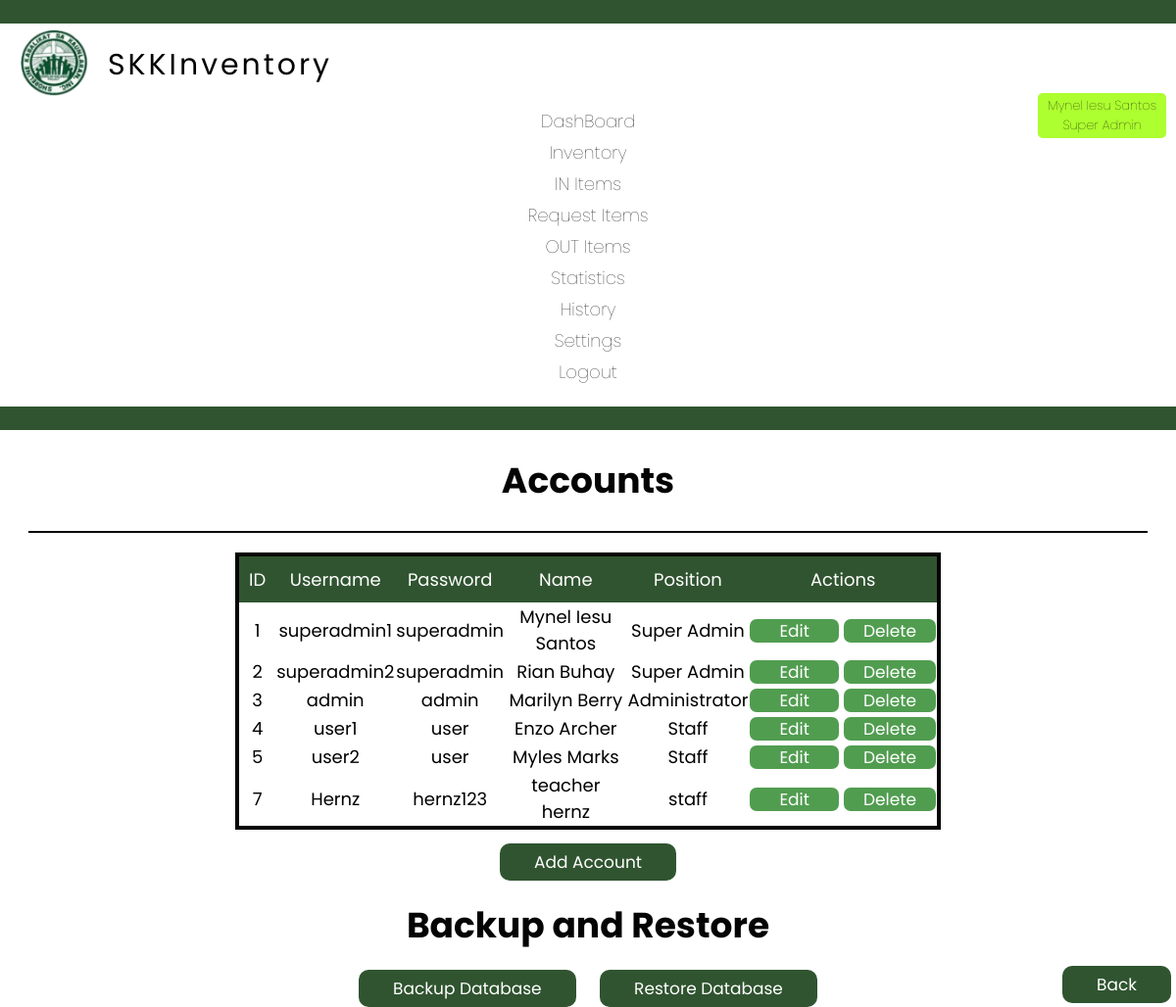
The page /settings.php (signed in) on the database its author committed.
### tables this page shows
CREATE TABLE `user` (
  `id` int(11) NOT NULL AUTO_INCREMENT,
  `username` varchar(30) NOT NULL,
  `hashedpassword` varchar(1000) NOT NULL,
  `password` varchar(1000) NOT NULL,
  `handler` varchar(50) NOT NULL,
  `position` varchar(50) NOT NULL,
  PRIMARY KEY (`id`)
);

### settings.php (the view, shortened to what this page needs)
<!DOCTYPE html>
<html lang="en">
<head>
    <link rel="stylesheet" type="text/css" href="css/user.css">
    <link rel="stylesheet" type="text/css" href="css/footer.css">
    <?php
    $username = $_SESSION['username'];
    if ($_SESSION['username']) {
        if ($username == 'superadmin1' || $username == 'superadmin2') {
            include 'header_superadmin.php';
        } else if ($username == 'admin') {
            include 'header_admin.php';
        } else {
            include 'header.php';
        }
    } else {
        header("Location: index.php");
    }
    ?>
</head>
<body>
    <h1 class="font dashboard">Accounts</h1>
    <hr class="dashhr">
    <?php
    include 'connect.php';
    try {
        $conn = new mysqli($servername, $username, $password, $dbname);
        $username = $_SESSION['username'];
        if ($_SESSION['username']) {
            if ($username == 'admin') {
                $sql_select = "SELECT id, username, password, handler, position FROM user LIMIT 4 OFFSET 2";
            } else {
                $sql_select = "SELECT id, username, password, handler, position FROM user";
            }
        }
        $result = $conn->query($sql_select);
        if ($result->num_rows > 0) {
            echo '<table border="1" width="100%">';
            echo '<tr><th>ID</th><th>Username</th><th>Password</th><th>Name</th><th>Position</th><th>Actions</th></tr>';
            while ($row = $result->fetch_assoc()) {
                echo '<tr>';
                echo '<td>' . $row["id"] . '</td>';
                echo '<td>' . $row["username"] . '</td>';
                echo '<td>' . $row["password"] . '</td>';
                echo '<td>' . $row["handler"] . '</td>';
                echo '<td>' . $row["position"] . '</td>';
                echo '<td><a style="text-decoration:none; margin-right:5px" class="button1" href="edituser.php?id=' . $row['id'] . '">Edit</a><a style="text-decoration:none" class="button" href="deleteuserconfirmation.php?id=' . $row['id'] . '">Delete</a></td>';
                echo '</tr>';
            }
            echo '</table>';
        } else {
            echo "0 results";
        }
    } catch (Exception $e) {
    }
    ?>
    <div class="add">
        <a style="text-decoration:none" href="adduser.php" class="back">Add Account</a>
    </div>
    <h1 class="font dashboard">Backup and Restore</h1>
    <div class="add">
        <a style="text-decoration:none; margin-right:20px;" href="backup.php" class="back">Backup Database</a>
        <a style="text-decoration:none" href="recover.php" class="back">Restore Database</a>
    </div>
    <div class="backpos">
        <footer>
            <a style="text-decoration:none" href="settings.php" class="back">Back</a>
        </footer>
</body>
</html>

### css/user.css (style rules this page uses)
table { margin-top: 20px; margin-left: auto; margin-right: auto; margin-bottom: 20px; text-align: center; width: 60%; font-family: "Poppins"; border-collapse: collapse; border: #050404 4px solid; }
td, th { border: none; }
th { background-color: #305430; padding: 10px; color: white; font-weight: normal; }
.font { font-family: "Poppins"; font-weight: normal; color: #050404; }
.dashboard { text-align: center; font-weight: bold; }
.dashhr { border: 1px solid; width: 95%; margin: auto; }
.add { text-align: center; }
.button { padding-top: 0.001px; padding-bottom: 0.001px; padding-left: 20px; padding-right: 20px; background-color: #519d50; color: #ffffff; border: none; border-radius: 7px; cursor: pointer; font-family: "Poppins"; font-size: 17px; text-align: center; }
.button1 { padding-top: 0.001px; padding-bottom: 0.001px; padding-left: 30px; padding-right: 30px; background-color: #519d50; color: #ffffff; border: none; border-radius: 7px; cursor: pointer; font-family: "Poppins"; font-size: 17px; text-align: center; }

### css/footer.css (style rules this page uses)
.back { padding-top: 7px; padding-bottom: 7px; padding-left: 35px; padding-right: 35px; background-color: #305430; color: #ffffff; border: none; border-radius: 10px; cursor: pointer; font-family: "Poppins"; font-size: 17px; text-align: center; }
.backpos { position: fixed; bottom: 0; right: 0; margin-bottom: 10px; margin-right: 5px; }

### css/header.css (style rules this page uses)
body { margin: 0; padding: 0; }

### css/responsive.css (style rules this page uses)
@media only screen and (min-width: 1025px) { body { font-size: 18px; width: auto; height: 97.8vh; } }

### rows shown on the page
user: id "1", username "superadmin1", password "superadmin", handler "Mynel Iesu Santos", position "Super Admin"
user: id "2", username "superadmin2", password "superadmin", handler "Rian Buhay", position "Super Admin"
user: id "3", username "admin", password "admin", handler "Marilyn Berry", position "Administrator"
user: id "4", username "user1", password "user", handler "Enzo Archer", position "Staff"
user: id "5", username "user2", password "user", handler "Myles Marks", position "Staff"
user: id "7", username "Hernz", password "hernz123", handler "teacher hernz", position "staff"

### other values the page prints
$handler "Mynel Iesu Santos"
$position "Super Admin"
